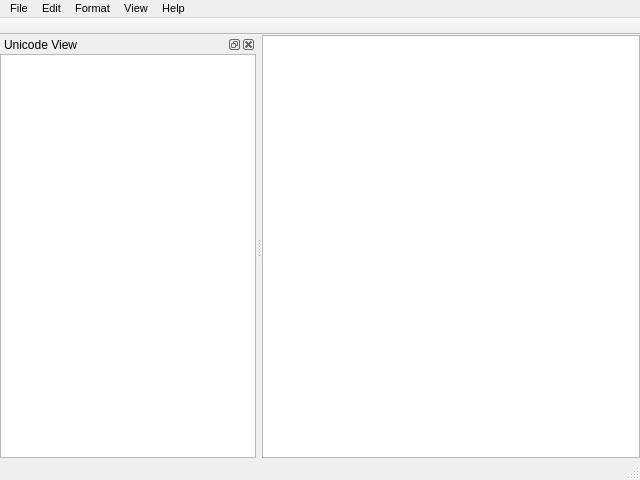
<?xml version="1.0" encoding="UTF-8"?>
<ui version="4.0">
 <class>mlMainWindow</class>
 <widget class="QMainWindow" name="mlMainWindow">
  <property name="geometry">
   <rect>
    <x>0</x>
    <y>0</y>
    <width>640</width>
    <height>480</height>
   </rect>
  </property>
  <property name="minimumSize">
   <size>
    <width>320</width>
    <height>240</height>
   </size>
  </property>
  <property name="font">
   <font>
    <family>Tahoma</family>
   </font>
  </property>
  <property name="windowTitle">
   <string>Mollana</string>
  </property>
  <property name="windowIcon">
   <iconset resource="mollana.qrc">
    <normaloff>:/icons/png32/mollana64.png</normaloff>:/icons/png32/mollana64.png</iconset>
  </property>
  <property name="iconSize">
   <size>
    <width>32</width>
    <height>32</height>
   </size>
  </property>
  <widget class="QWidget" name="mlMainWindowCentral">
   <layout class="QVBoxLayout" name="verticalLayout">
    <property name="spacing">
     <number>0</number>
    </property>
    <property name="leftMargin">
     <number>0</number>
    </property>
    <property name="topMargin">
     <number>0</number>
    </property>
    <property name="rightMargin">
     <number>0</number>
    </property>
    <property name="bottomMargin">
     <number>0</number>
    </property>
    <item>
     <widget class="mlTextEditor" name="tbxEditor">
      <property name="font">
       <font>
        <family>Palatino Linotype</family>
        <pointsize>24</pointsize>
       </font>
      </property>
     </widget>
    </item>
   </layout>
  </widget>
  <widget class="QMenuBar" name="menuBar">
   <property name="geometry">
    <rect>
     <x>0</x>
     <y>0</y>
     <width>640</width>
     <height>19</height>
    </rect>
   </property>
   <property name="font">
    <font>
     <family>Tahoma</family>
     <pointsize>8</pointsize>
    </font>
   </property>
   <property name="contextMenuPolicy">
    <enum>Qt::NoContextMenu</enum>
   </property>
   <widget class="QMenu" name="menuFile">
    <property name="title">
     <string>File</string>
    </property>
    <addaction name="actionNew"/>
    <addaction name="actionOpen"/>
    <addaction name="actionSave"/>
    <addaction name="actionSaveAs"/>
    <addaction name="separator"/>
    <addaction name="actionQuit"/>
   </widget>
   <widget class="QMenu" name="menuEdit">
    <property name="title">
     <string>Edit</string>
    </property>
    <addaction name="actionUndo"/>
    <addaction name="actionRedo"/>
    <addaction name="separator"/>
    <addaction name="actionCopy"/>
    <addaction name="actionCut"/>
    <addaction name="actionPaste"/>
    <addaction name="separator"/>
    <addaction name="actionSelectAll"/>
    <addaction name="actionGotoLine"/>
   </widget>
   <widget class="QMenu" name="menuFormat">
    <property name="title">
     <string>Format</string>
    </property>
    <widget class="QMenu" name="menuFormatFont">
     <property name="title">
      <string>Font</string>
     </property>
     <addaction name="actionEditorFont"/>
     <addaction name="actionUnicodeViewFont"/>
    </widget>
    <addaction name="actionWordWrap"/>
    <addaction name="menuFormatFont"/>
    <addaction name="separator"/>
    <addaction name="actionSpellChecker"/>
   </widget>
   <widget class="QMenu" name="menuView">
    <property name="title">
     <string>View</string>
    </property>
    <addaction name="actionUnicodeView"/>
   </widget>
   <widget class="QMenu" name="menuHelp">
    <property name="title">
     <string>Help</string>
    </property>
    <addaction name="actionGettingStarted"/>
    <addaction name="actionCheatSheet"/>
    <addaction name="actionAbout"/>
   </widget>
   <addaction name="menuFile"/>
   <addaction name="menuEdit"/>
   <addaction name="menuFormat"/>
   <addaction name="menuView"/>
   <addaction name="menuHelp"/>
  </widget>
  <widget class="QToolBar" name="mainToolBar">
   <property name="contextMenuPolicy">
    <enum>Qt::NoContextMenu</enum>
   </property>
   <property name="windowTitle">
    <string>Standard</string>
   </property>
   <property name="movable">
    <bool>false</bool>
   </property>
   <property name="toolButtonStyle">
    <enum>Qt::ToolButtonTextUnderIcon</enum>
   </property>
   <property name="floatable">
    <bool>true</bool>
   </property>
   <attribute name="toolBarArea">
    <enum>TopToolBarArea</enum>
   </attribute>
   <attribute name="toolBarBreak">
    <bool>false</bool>
   </attribute>
  </widget>
  <widget class="QStatusBar" name="statusBar">
   <property name="font">
    <font>
     <family>Tahoma</family>
     <pointsize>8</pointsize>
    </font>
   </property>
   <property name="contextMenuPolicy">
    <enum>Qt::NoContextMenu</enum>
   </property>
  </widget>
  <widget class="QDockWidget" name="dckUnicodeView">
   <property name="sizePolicy">
    <sizepolicy hsizetype="Preferred" vsizetype="Preferred">
     <horstretch>0</horstretch>
     <verstretch>0</verstretch>
    </sizepolicy>
   </property>
   <property name="minimumSize">
    <size>
     <width>100</width>
     <height>100</height>
    </size>
   </property>
   <property name="features">
    <set>QDockWidget::AllDockWidgetFeatures</set>
   </property>
   <property name="windowTitle">
    <string>Unicode View</string>
   </property>
   <attribute name="dockWidgetArea">
    <number>1</number>
   </attribute>
   <widget class="QWidget" name="dckContents">
    <layout class="QVBoxLayout" name="verticalLayout_2">
     <property name="spacing">
      <number>0</number>
     </property>
     <property name="leftMargin">
      <number>0</number>
     </property>
     <property name="topMargin">
      <number>0</number>
     </property>
     <property name="rightMargin">
      <number>0</number>
     </property>
     <property name="bottomMargin">
      <number>0</number>
     </property>
     <item>
      <widget class="QTextEdit" name="tbxUnicodeView">
       <property name="font">
        <font>
         <family>Droid Arabic Naskh</family>
         <pointsize>14</pointsize>
        </font>
       </property>
       <property name="layoutDirection">
        <enum>Qt::RightToLeft</enum>
       </property>
      </widget>
     </item>
    </layout>
   </widget>
  </widget>
  <action name="actionNew">
   <property name="icon">
    <iconset resource="mollana.qrc">
     <normaloff>:/icons/png32/new.png</normaloff>:/icons/png32/new.png</iconset>
   </property>
   <property name="text">
    <string>&amp;New</string>
   </property>
   <property name="toolTip">
    <string>Create new file</string>
   </property>
   <property name="shortcut">
    <string>Ctrl+N</string>
   </property>
  </action>
  <action name="actionOpen">
   <property name="icon">
    <iconset resource="mollana.qrc">
     <normaloff>:/icons/png32/add_to_open_folder.png</normaloff>:/icons/png32/add_to_open_folder.png</iconset>
   </property>
   <property name="text">
    <string>&amp;Open</string>
   </property>
   <property name="toolTip">
    <string>Open a text file</string>
   </property>
   <property name="shortcut">
    <string>Ctrl+O</string>
   </property>
  </action>
  <action name="actionSave">
   <property name="icon">
    <iconset resource="mollana.qrc">
     <normaloff>:/icons/png32/save.png</normaloff>:/icons/png32/save.png</iconset>
   </property>
   <property name="text">
    <string>Save</string>
   </property>
   <property name="toolTip">
    <string>Save current file</string>
   </property>
   <property name="shortcut">
    <string>Ctrl+S</string>
   </property>
  </action>
  <action name="actionSaveAs">
   <property name="icon">
    <iconset resource="mollana.qrc">
     <normaloff>:/icons/png32/transfer.png</normaloff>:/icons/png32/transfer.png</iconset>
   </property>
   <property name="text">
    <string>Save As</string>
   </property>
   <property name="toolTip">
    <string>Save as a different file</string>
   </property>
   <property name="font">
    <font>
     <family>Tahoma</family>
    </font>
   </property>
   <property name="shortcut">
    <string>Ctrl+Shift+S</string>
   </property>
  </action>
  <action name="actionQuit">
   <property name="icon">
    <iconset resource="mollana.qrc">
     <normaloff>:/icons/png32/shut_down.png</normaloff>:/icons/png32/shut_down.png</iconset>
   </property>
   <property name="text">
    <string>Quit</string>
   </property>
   <property name="toolTip">
    <string>Quit application</string>
   </property>
   <property name="shortcut">
    <string>Ctrl+Q</string>
   </property>
  </action>
  <action name="actionUndo">
   <property name="enabled">
    <bool>false</bool>
   </property>
   <property name="icon">
    <iconset resource="mollana.qrc">
     <normaloff>:/icons/png32/blue_arrow_down.png</normaloff>:/icons/png32/blue_arrow_down.png</iconset>
   </property>
   <property name="text">
    <string>Undo</string>
   </property>
   <property name="shortcut">
    <string>Ctrl+Z</string>
   </property>
  </action>
  <action name="actionRedo">
   <property name="enabled">
    <bool>false</bool>
   </property>
   <property name="icon">
    <iconset resource="mollana.qrc">
     <normaloff>:/icons/png32/blue_arrow_up.png</normaloff>:/icons/png32/blue_arrow_up.png</iconset>
   </property>
   <property name="text">
    <string>Redo</string>
   </property>
   <property name="shortcut">
    <string>Ctrl+Shift+Z</string>
   </property>
  </action>
  <action name="actionCopy">
   <property name="enabled">
    <bool>false</bool>
   </property>
   <property name="icon">
    <iconset resource="mollana.qrc">
     <normaloff>:/icons/png32/copy_paste.png</normaloff>:/icons/png32/copy_paste.png</iconset>
   </property>
   <property name="text">
    <string>Copy</string>
   </property>
   <property name="shortcut">
    <string>Ctrl+C</string>
   </property>
  </action>
  <action name="actionCut">
   <property name="enabled">
    <bool>false</bool>
   </property>
   <property name="icon">
    <iconset resource="mollana.qrc">
     <normaloff>:/icons/png32/cut.png</normaloff>:/icons/png32/cut.png</iconset>
   </property>
   <property name="text">
    <string>Cut</string>
   </property>
   <property name="shortcut">
    <string>Ctrl+X</string>
   </property>
  </action>
  <action name="actionPaste">
   <property name="enabled">
    <bool>true</bool>
   </property>
   <property name="icon">
    <iconset resource="mollana.qrc">
     <normaloff>:/icons/png32/phone_book_edit.png</normaloff>:/icons/png32/phone_book_edit.png</iconset>
   </property>
   <property name="text">
    <string>Paste</string>
   </property>
   <property name="shortcut">
    <string>Ctrl+V</string>
   </property>
  </action>
  <action name="actionSelectAll">
   <property name="icon">
    <iconset resource="mollana.qrc">
     <normaloff>:/icons/png32/accept_page.png</normaloff>:/icons/png32/accept_page.png</iconset>
   </property>
   <property name="text">
    <string>Select All</string>
   </property>
   <property name="shortcut">
    <string>Ctrl+A</string>
   </property>
  </action>
  <action name="actionGotoLine">
   <property name="icon">
    <iconset resource="mollana.qrc">
     <normaloff>:/icons/png32/search_page.png</normaloff>:/icons/png32/search_page.png</iconset>
   </property>
   <property name="text">
    <string>Goto Line</string>
   </property>
   <property name="shortcut">
    <string>Ctrl+G</string>
   </property>
  </action>
  <action name="actionWordWrap">
   <property name="checkable">
    <bool>true</bool>
   </property>
   <property name="checked">
    <bool>true</bool>
   </property>
   <property name="icon">
    <iconset resource="mollana.qrc">
     <normaloff>:/icons/png32/refresh_page.png</normaloff>:/icons/png32/refresh_page.png</iconset>
   </property>
   <property name="text">
    <string>Word Wrap</string>
   </property>
   <property name="toolTip">
    <string>Toggle word wrap</string>
   </property>
   <property name="shortcut">
    <string>Ctrl+W</string>
   </property>
  </action>
  <action name="actionUnicodeView">
   <property name="checkable">
    <bool>true</bool>
   </property>
   <property name="checked">
    <bool>true</bool>
   </property>
   <property name="icon">
    <iconset resource="mollana.qrc">
     <normaloff>:/icons/png32/office_folders.png</normaloff>:/icons/png32/office_folders.png</iconset>
   </property>
   <property name="text">
    <string>Unicode View</string>
   </property>
   <property name="toolTip">
    <string>Toggle unicode output window</string>
   </property>
   <property name="shortcut">
    <string>F9</string>
   </property>
  </action>
  <action name="actionAbout">
   <property name="icon">
    <iconset resource="mollana.qrc">
     <normaloff>:/icons/png32/help_balloon.png</normaloff>:/icons/png32/help_balloon.png</iconset>
   </property>
   <property name="text">
    <string>About</string>
   </property>
   <property name="shortcut">
    <string>F1</string>
   </property>
  </action>
  <action name="actionEditorFont">
   <property name="icon">
    <iconset resource="mollana.qrc">
     <normaloff>:/icons/png32/text_page.png</normaloff>:/icons/png32/text_page.png</iconset>
   </property>
   <property name="text">
    <string>Editor Font</string>
   </property>
   <property name="shortcut">
    <string>F7</string>
   </property>
  </action>
  <action name="actionUnicodeViewFont">
   <property name="icon">
    <iconset resource="mollana.qrc">
     <normaloff>:/icons/png32/chalk_board.png</normaloff>:/icons/png32/chalk_board.png</iconset>
   </property>
   <property name="text">
    <string>Unicode View</string>
   </property>
   <property name="toolTip">
    <string>Change Unicode View font</string>
   </property>
   <property name="shortcut">
    <string>F8</string>
   </property>
  </action>
  <action name="actionGettingStarted">
   <property name="icon">
    <iconset resource="mollana.qrc">
     <normaloff>:/icons/png32/help.png</normaloff>:/icons/png32/help.png</iconset>
   </property>
   <property name="text">
    <string>Getting Started</string>
   </property>
   <property name="shortcut">
    <string>Shift+F1</string>
   </property>
  </action>
  <action name="actionCheatSheet">
   <property name="icon">
    <iconset resource="mollana.qrc">
     <normaloff>:/icons/png32/office_folders.png</normaloff>:/icons/png32/office_folders.png</iconset>
   </property>
   <property name="text">
    <string>Cheat Sheet</string>
   </property>
   <property name="shortcut">
    <string>Ctrl+F1</string>
   </property>
  </action>
  <action name="actionSpellChecker">
   <property name="icon">
    <iconset resource="mollana.qrc">
     <normaloff>:/icons/png32/chalk_board.png</normaloff>:/icons/png32/chalk_board.png</iconset>
   </property>
   <property name="text">
    <string>Spell Checker</string>
   </property>
   <property name="font">
    <font>
     <family>Tahoma</family>
    </font>
   </property>
   <property name="shortcut">
    <string>F5</string>
   </property>
  </action>
 </widget>
 <layoutdefault spacing="6" margin="11"/>
 <customwidgets>
  <customwidget>
   <class>mlTextEditor</class>
   <extends>QPlainTextEdit</extends>
   <header>mltexteditor.h</header>
  </customwidget>
 </customwidgets>
 <resources>
  <include location="mollana.qrc"/>
 </resources>
 <connections/>
</ui>
